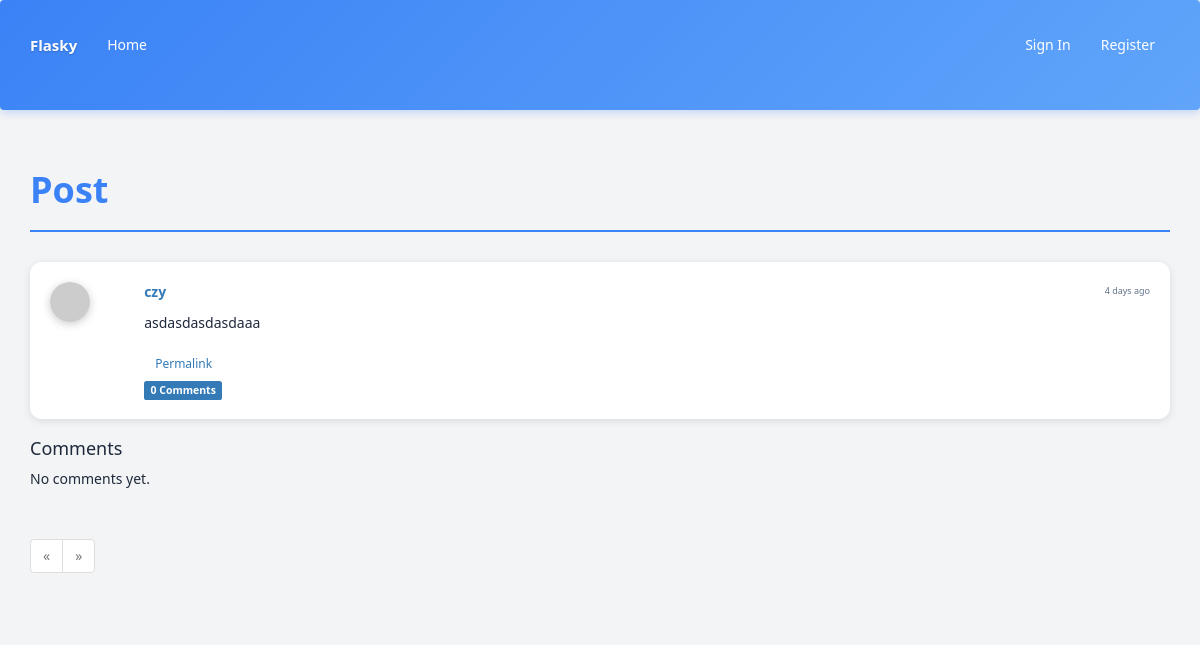
Page /post/3 on the earlier database version.
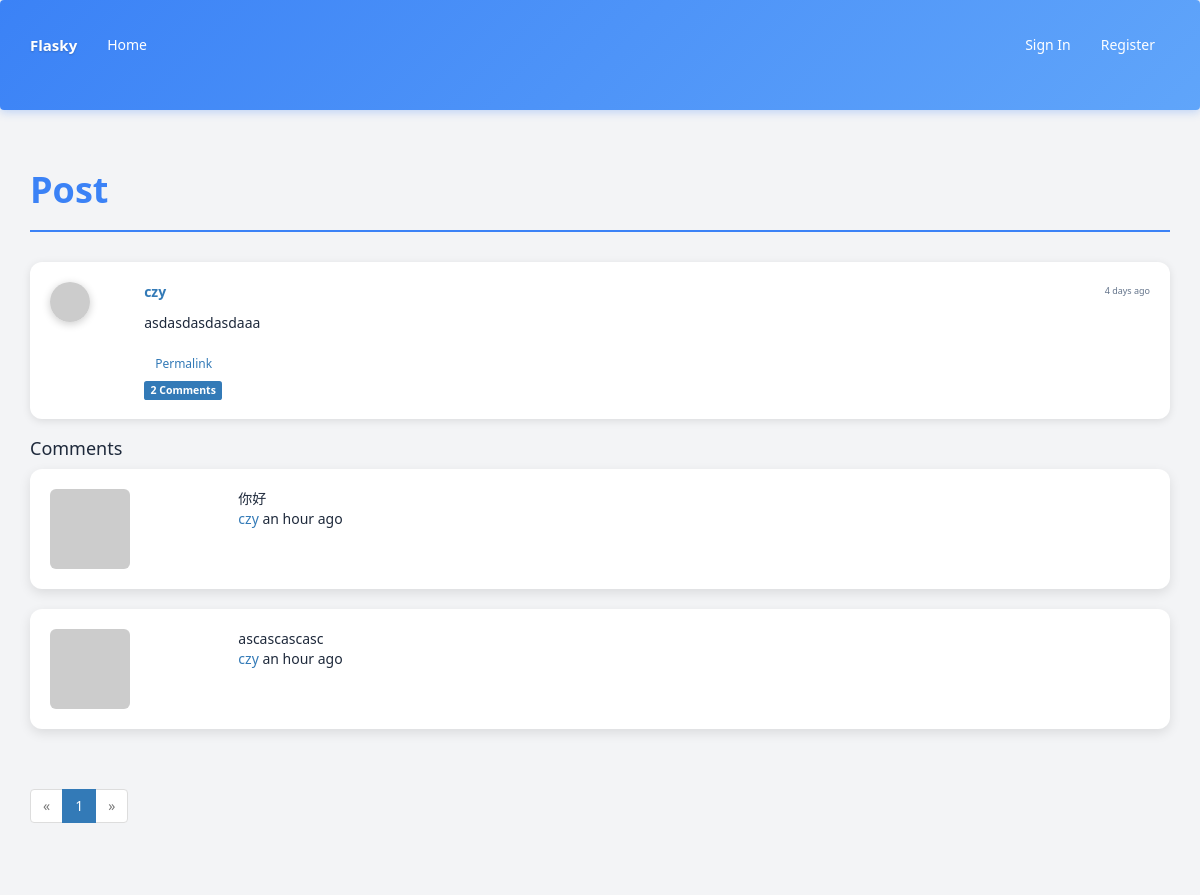
Same page on the later database version.
### app/models.py (models this page shows, shortened)
class Post(db.Model):
    __tablename__ = 'posts'
    id = db.Column(db.Integer, primary_key=True)
    body = db.Column(db.Text)
    timestamp = db.Column(db.DateTime, index=True, default=datetime.utcnow)
    author_id = db.Column(db.Integer, db.ForeignKey('users.id'))
    body_html = db.Column(db.Text)
    comments = db.relationship('Comment', backref='post', lazy='dynamic')

class User(UserMixin, db.Model):
    __tablename__ = 'users'
    id = db.Column(db.Integer, primary_key = True)
    email = db.Column(db.String(64), unique=True, index=True)
    username = db.Column(db.String(64), unique=True, index=True)
    password_hash = db.Column(db.String(128))
    role_id = db.Column(db.Integer, db.ForeignKey('roles.id'))
    name = db.Column(db.String(64))
    location = db.Column(db.String(64))
    about_me = db.Column(db.Text())
    member_since = db.Column(db.DateTime(), default=datetime.utcnow)
    last_seen = db.Column(db.DateTime(), default=datetime.utcnow)
    avatar_hash = db.Column(db.String(32))
    posts = db.relationship('Post', backref='author', lazy='dynamic')
    comments = db.relationship('Comment', backref='author', lazy='dynamic')
    followed = db.relationship('Follow', foreign_keys=[Follow.follower_id], backref=db.backref('follower', lazy='joined'), lazy='dynamic', cascade='all, delete-orphan')
    followers = db.relationship('Follow', foreign_keys=[Follow.followed_id], backref=db.backref('followed', lazy='joined'), lazy='dynamic', cascade='all, delete-orphan')
    def gravatar(self, size=100, default='identicon', rating='g'):
        if request.is_secure:
            url = 'https://secure.gravatar.com/avatar'
        else:
            url = 'http://www.gravatar.com/avatar'
        hash = self.avatar_hash or hashlib.md5(self.email.encode('utf-8')).hexdigest()
        return '{url}/{hash}?s={size}&d={default}&r={rating}'.format(url=url, hash=hash, size=size, default=default, rating=rating)
    @property
    def password(self):
        raise AttributeError('password is not a readable attribute')

class Comment(db.Model):
    __tablename__ = 'comments'
    id = db.Column(db.Integer, primary_key=True)
    body = db.Column(db.Text)
    body_html = db.Column(db.Text)
    timestamp = db.Column(db.DateTime, index=True, default=datetime.utcnow)
    disabled = db.Column(db.Boolean, default=False)
    author_id = db.Column(db.Integer, db.ForeignKey('users.id'))
    post_id = db.Column(db.Integer, db.ForeignKey('posts.id'))

### app/main/views.py (the view)
@main.route('/post/<int:id>', methods=['GET', 'POST'])
def post(id):
    post = Post.query.get_or_404(id)
    form = CommentForm()
    if form.validate_on_submit():
        comment = Comment(body=form.body.data, post=post, author=current_user._get_current_object())
        db.session.add(comment)
        db.session.commit()
        flash('Your comment has been published.')
        return redirect(url_for('.post', id=post.id, page=-1))
    page = request.args.get('page', 1, type=int)
    if page == -1:
        page = (post.comments.filter_by(disabled=False).count() - 1) / current_app.config['FLASKY_COMMENTS_PER_PAGE'] + 1
    pagination = post.comments.filter_by(disabled=False).order_by(Comment.timestamp.asc()).paginate(page=page, per_page=current_app.config['FLASKY_COMMENTS_PER_PAGE'], error_out=False)
    comments = pagination.items
    return render_template('post.html', posts=[post], form=form, comments=comments, pagination=pagination)

### app/__init__.py (called while the page is built)
def create_app(config_name='default'):
    app = Flask(__name__)
    app.config.from_object(config[config_name])
    config[config_name].init_app(app)
    bootstrap.init_app(app)
    moment.init_app(app)
    db.init_app(app)
    login_manager.init_app(app)
    csrf.init_app(app)
    migrate.init_app(app, db)
    pagedown.init_app(app)
    from .main import main as main_blueprint
    app.register_blueprint(main_blueprint)
    from .models import Permission
    @app.context_processor
    def inject_permissions():
        return dict(Permission=Permission)
    from .auth import auth as auth_blueprint
    app.register_blueprint(auth_blueprint, url_prefix='/auth')
    from .models import AnonymousUser
    login_manager.anonymous_user = AnonymousUser
    return app

### app/auth/views.py (called while the page is built)
@auth.before_app_request
def before_request():
    if current_user.is_authenticated:
        current_user.ping()

### app/models.py (called while the page is built)
    def can(self, permissions):
        return False

    def is_administrator(self):
        return False

### app/templates/post.html (shortened to what this page needs)
{% extends "base.html" %}
{% import "bootstrap/wtf.html" as wtf %}
{% import "_macros.html" as macros %}
{% block page_content %}
<div class="page-header">
    <h1>Post</h1>
</div>
{% include "_posts.html" %}
<h4 id="comments">Comments</h4>
{% include "_comments.html" %}
{% if pagination %}
<div class="pagination">
    {{ macros.pagination_widget(pagination, '.post', fragment='#comments', id=posts[0].id) }}
</div>
{% endif %}
{% endblock %}

### app/templates/_posts.html (shortened to what this page needs)
<div class="posts">
    {% for post in posts %}
    <div class="post card">
        <div class="row">
            <div class="col-md-1">
                <div class="profile-thumbnail">
                    <a href="{{ url_for('.user', username=post.author.username) }}">
                        <img src="{{ post.author.gravatar(size=40) }}">
                    </a>
                </div>
            </div>
            <div class="col-md-11">
                <div class="post-header">
                    <div class="post-author">
                        <a href="{{ url_for('.user', username=post.author.username) }}">
                            {{ post.author.username }}
                        </a>
                    </div>
                    <div class="post-date">{{ moment(post.timestamp).fromNow() }}</div>
                </div>
                <div class="post-body">
                    {% if post.body_html %}
                        {{ post.body_html | safe }}
                    {% else %}
                        {{ post.body }}
                    {% endif %}
                </div>
                <div class="post-footer mt-2">
                    <a href="{{ url_for('.post', id=post.id) }}" class="btn btn-sm btn-outline-primary mr-2">
                        Permalink
                    </a>
                </div>
                <a href="{{ url_for('.post', id=post.id) }}#comments">
                    <span class="label label-primary">
                        {{ post.comments.count() }} Comments
                    </span>
                </a>
            </div>
        </div>
    </div>
    {% endfor %}
</div>

### app/templates/_comments.html (shortened to what this page needs)
{% if comments %}
<ul class="list-unstyled">
    {% for comment in comments %}
    <li class="card mb-3">
        <div class="row">
            <div class="col-md-2">
                <a href="{{ url_for('.user', username=comment.author.username) }}">
                    <img class="img-rounded" src="{{ comment.author.gravatar(size=40) }}">
                </a>
            </div>
            <div class="col-md-10">
                <div class="comment-content">
                    {% if comment.body_html %}
                        {{ comment.body_html | safe }}
                    {% else %}
                        {{ comment.body }}
                    {% endif %}
                </div>
                <div class="comment-meta">
                    <a href="{{ url_for('.user', username=comment.author.username) }}">{{ comment.author.username }}</a>
                    {{ moment(comment.timestamp).fromNow() }}
                </div>
            </div>
        </div>
    </li>
    {% endfor %}
</ul>
{% else %}
<p>No comments yet.</p>
{% endif %}

Differences in the rows shown:
computed for Post "asdasdasdasdaaa": comments.count "0" → "2"
added Comment: body_html "你好", author.username "czy", timestamp "an hour ago"
added Comment: body_html "ascascascasc", author.username "czy", timestamp "an hour ago"
Other differences:
new list line: "1"
text no longer shown: "No comments yet."
